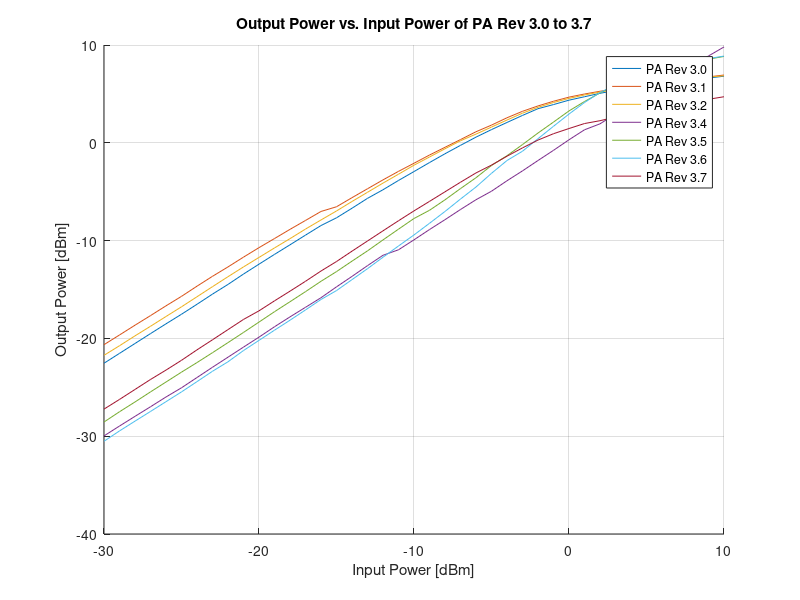
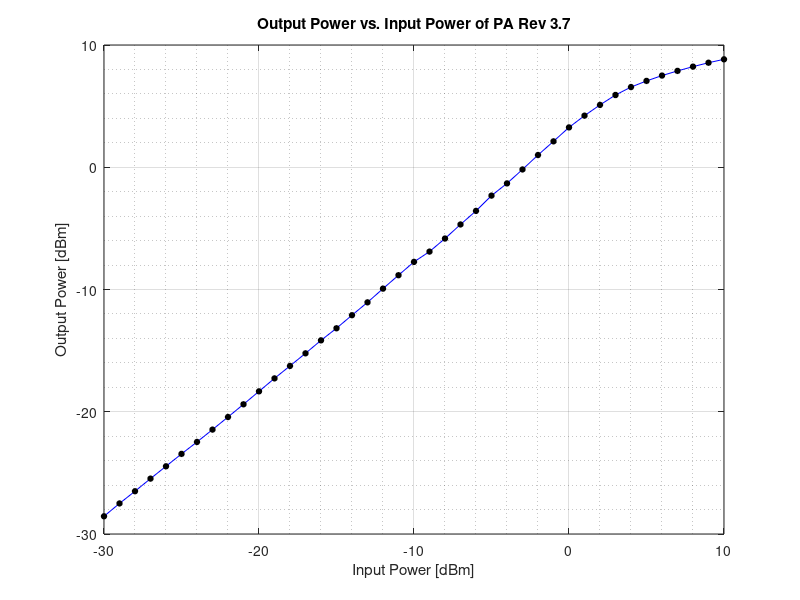

Source code (MATLAB) for these figures, in order:
%%%%%%%%%%%%%%%%%%%%
%Christopher Magat %
%ECE 129B          %
%PA Characteristics%
%%%%%%%%%%%%%%%%%%%%

close all
clear all
clc

%% Input Power Spectrum (dBm)

input = [-30:10];

%% Rev 3.0 / R1 = 47k Ohms / R2 = 300k Ohms / RE1 = 470 Ohms / RE2 = 470 Ohms
rev0 = [-22.54 -21.53 -20.52 -19.51 -18.51 -17.53 -16.51 -15.47 -14.48 -13.42 -12.41 -11.41 -10.43 -9.44 -8.46 -7.67 -6.69 -5.68 -4.8 -3.85 -2.94 -2.02 -1.12 -0.26 0.58 1.35 2.08 2.8 3.49 3.91 4.36 4.71 5.06 5.36 5.69 5.82 6.05 6.25 6.44 6.62 6.81];

gain0 = rev0 - input;
realGain0 = 7.5;
linearGain0 = realGain0*ones(1, length(input));
P1dBrev0 = gain0 - linearGain0;

%figure(1);
%plot(input, rev0, '-o', 'color', 'b', 'MarkerSize', 4, 'MarkerEdgeColor','k' , 'MarkerFaceColor', 'k');

xlabel('Input Power [dBm]');
ylabel('Output Power [dBm]');
title('Output Power vs. Input Power of PA Rev 3.0');

grid on
grid minor
%% Rev 3.1 / R1 = 47k Ohms / R2 = 200k Ohms / RE1 = 470 Ohms / RE2 = 470 Ohms
rev1 = [-20.64 -19.65 -18.65 -17.67 -16.67 -15.70 -14.66 -13.65 -12.69 -11.69 -10.72 -9.79 -8.85 -7.94 -7.02 -6.54 -5.61 -4.70 -3.79 -2.92 -2.09 -1.25 -0.46 0.33 1.13 1.81 2.56 3.22 3.77 4.25 4.67 4.99 5.27 5.52 5.78 5.96 6.21 6.37 6.58 6.74 6.93];

gain1 = rev1 - input;
realGain1 = 9;
linearGain1 = realGain1*ones(1, length(input));
P1dBrev1 = gain1 - linearGain1;

%figure(2);
%plot(input, rev1, '-o', 'color', 'b', 'MarkerSize', 4, 'MarkerEdgeColor','k' , 'MarkerFaceColor', 'k');

xlabel('Input Power [dBm]');
ylabel('Output Power [dBm]');
title('Output Power vs. Input Power of PA Rev 3.1');

grid on
grid minor
%% Rev 3.2 / R1 = 47k Ohms / R2 = 240k Ohms / RE1 = 470 Ohms / RE2 = 470 Ohms
rev2 = [-21.73 -20.75 -19.74 -18.76 -17.76 -16.77 -15.74 -14.71 -13.69 -12.69 -11.72 -10.75 -9.8 -8.82 -7.89 -6.97 -6 -5.06 -4.12 -3.21 -2.29 -1.45 -0.61 0.21 0.89 1.61 2.33 3.03 3.63 4.12 4.54 4.89 5.19 5.47 5.71 5.92 6.13 6.32 6.51 6.72 6.85];

gain2 = rev2 - input;
realGain2 = 8.2;
linearGain2 = realGain2*ones(1, length(input));
P1dBrev2 = gain2 - linearGain2;

%figure(3);
%plot(input, rev2, '-o', 'color', 'b', 'MarkerSize', 4, 'MarkerEdgeColor','k' , 'MarkerFaceColor', 'k');

xlabel('Input Power [dBm]');
ylabel('Output Power [dBm]');
title('Output Power vs. Input Power of PA Rev 3.2');

grid on
grid minor
%% Rev 3.3 / R1 = 47k Ohms / R2 = 390k Ohms / RE1 = 470 Ohms / RE2 = 470 Ohms
rev3 = [-49.2 -48.2 -47.2 -46.26 -45.23 -44.2 -43.17 -42.11 -41.1 -40.02 -39.01 -38.01 -37 -36.23 -35.22 -34.29 -33.26 -32.21 -31.16 -30.13 -29.11 -28.07 -27.04 -26.01 -25.03 -23.95 -22.85 -22.09 -21.03 -20.01 -18.97 -17.95 -16.85 -15.7 -14.61 -13.67 -12.76 -11.94 -10.39 -9.62 -8.62];

gain3 = rev3 - input;
realGain3 = -19.2;
linearGain3 = realGain3*ones(1, length(input));
P1dBrev3 = gain3 - linearGain3;

%figure(4);
%plot(input, rev3, '-o', 'color', 'b', 'MarkerSize', 4, 'MarkerEdgeColor','k' , 'MarkerFaceColor', 'k');

xlabel('Input Power [dBm]');
ylabel('Output Power [dBm]');
title('Output Power vs. Input Power of PA Rev 3.3');

grid on
grid minor
%% Rev 3.4 / R1 = 47k Ohms / R2 = 33k Ohms / RE1 = 100 Ohms / RE2 = 100 Ohms
rev4 = [-29.97 -28.96 -27.97 -26.99 -25.99 -25.05 -24 -22.95 -21.92 -20.89 -19.87 -18.81 -17.8 -16.82 -15.84 -14.73 -13.66 -12.56 -11.5 -10.94 -9.92 -8.87 -7.86 -6.82 -5.82 -4.95 -3.88 -2.87 -1.81 -0.77 0.31 1.33 1.94 2.94 3.97 4.97 5.96 6.92 7.92 8.88 9.8];

gain4 = rev4 - input;
realGain4 = 0.03;
linearGain4 = realGain4*ones(1, length(input));
P1dBrev4 = gain4 - linearGain4;

%figure(5);
%plot(input, rev4, '-o', 'color', 'b', 'MarkerSize', 4, 'MarkerEdgeColor','k' , 'MarkerFaceColor', 'k');

xlabel('Input Power [dBm]');
ylabel('Output Power [dBm]');
title('Output Power vs. Input Power of PA Rev 3.4');

grid on
grid minor
%% Rev 3.5 / R1 = 47k Ohms / R2 = 33k Ohms / RE1 = 270 Ohms / RE2 = 270 Ohms
rev5 = [-28.55 -27.5 -26.5 -25.47 -24.46 -23.45 -22.47 -21.46 -20.43 -19.39 -18.33 -17.27 -16.25 -15.22 -14.16 -13.17 -12.1 -11.05 -9.93 -8.83 -7.74 -6.9 -5.83 -4.68 -3.57 -2.32 -1.32 -0.18 1 2.12 3.26 4.22 5.1 5.91 6.56 7.06 7.5 7.88 8.23 8.55 8.83];

gain5 = rev5 - input;
realGain5 = 1.45;
linearGain5 = realGain5*ones(1, length(input));
P1dBrev5 = gain5 - linearGain5;

figure(2);
plot(input, rev5, '-o', 'color', 'b', 'MarkerSize', 4, 'MarkerEdgeColor','k' , 'MarkerFaceColor', 'k');

xlabel('Input Power [dBm]');
ylabel('Output Power [dBm]');
title('Output Power vs. Input Power of PA Rev 3.5');

grid on
grid minor
%% Rev 3.6 / R1 = 47k Ohms / R2 = 24k Ohms / RE1 = 270 Ohms / RE2 = 270 Ohms
rev6 = [-30.52 -29.46 -28.46 -27.47 -26.47 -25.47 -24.42 -23.36 -22.39 -21.24 -20.2 -19.16 -18.14 -17.09 -16.02 -15.11 -13.99 -12.87 -11.7 -10.55 -9.42 -8.23 -7.02 -5.75 -4.52 -3.12 -1.81 -0.86 0.42 1.69 2.94 4.12 5.14 5.92 6.59 7.12 7.57 7.95 8.27 8.61 8.87];

gain6 = rev6 - input;
realGain6 = -0.54;
linearGain6 = realGain6*ones(1, length(input));
P1dBrev6 = gain6 - linearGain6;

%figure(7);
%plot(input, rev6, '-o', 'color', 'b', 'MarkerSize', 4, 'MarkerEdgeColor','k' , 'MarkerFaceColor', 'k');

xlabel('Input Power [dBm]');
ylabel('Output Power [dBm]');
title('Output Power vs. Input Power of PA Rev 3.6');

grid on
grid minor
%% Rev 3.7 / R1 = 47k Ohms / R2 = 33k Ohms / RE1 = 620 Ohms / RE2 = 620 Ohms
rev7 = [-27.23 -26.24 -25.22 -24.2 -23.24 -22.24 -21.17 -20.14 -19.1 -18.06 -17.18 -16.16 -15.17 -14.16 -13.11 -12.14 -11.08 -10.04 -9 -7.97 -6.96 -5.99 -5.01 -4.03 -3.08 -2.28 -1.37 -0.52 0.28 0.93 1.46 1.97 2.26 2.63 2.96 3.26 3.56 3.86 4.15 4.45 4.71];

gain7 = rev7 - input;
realGain7 = 2.77;
linearGain7 = realGain7*ones(1, length(input));
P1dBrev7 = gain7 - linearGain7;

%figure(8);
%plot(input, rev7, '-o', 'color', 'b', 'MarkerSize', 4, 'MarkerEdgeColor','k' , 'MarkerFaceColor', 'k');

xlabel('Input Power [dBm]');
ylabel('Output Power [dBm]');
title('Output Power vs. Input Power of PA Rev 3.7');

grid on
grid minor
%% Rev 3.0 to Rev 3.7

figure(1)
hold on

%Rev 3.3 is omitted from the plot

plot(input, rev0);
plot(input, rev1);
plot(input, rev2);
plot(input, rev4);
plot(input, rev5);
plot(input, rev6);
plot(input, rev7);

xlabel('Input Power [dBm]');
ylabel('Output Power [dBm]');
title('Output Power vs. Input Power of PA Rev 3.0 to 3.7');

legend('PA Rev 3.0', 'PA Rev 3.1', 'PA Rev 3.2', 'PA Rev 3.4', 'PA Rev 3.5', 'PA Rev 3.6', 'PA Rev 3.7');

grid on
grid minor

%% End

